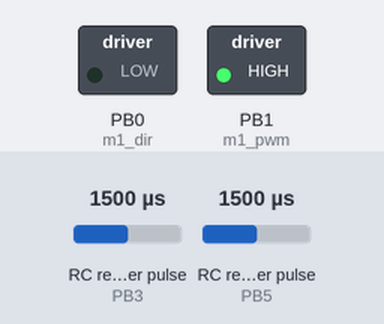
This sketch was run on a simulated ATtiny85, built with avr-gcc and run on an emulated ATtiny85. Shown: switched loads named in the sketch (green lamp = pin HIGH). Wiring (inferred from the names in the program): 2 × RC receiver channel: data PB3 / data PB5. Inputs (shaded band) come from the test bench; at power-on: RC receiver pulse (sensors on PB3, PB5) 1500 µs.

Above: at 0.1 s.
At 0.8 s:
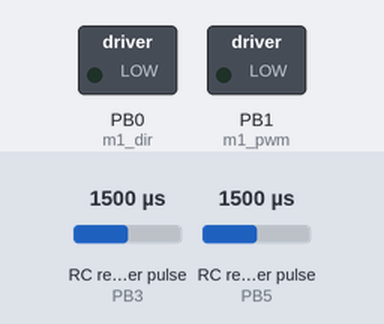
Timing chart, 0 to 2.3 s (numbered marks = the images above):
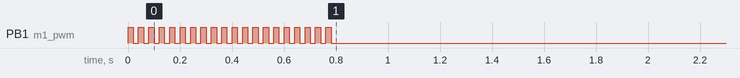

The sketch:

digispark_esc.ino
```cpp
// declare inputs
int rc1 = 3;
int rc2 = 5;
int m1_dir = 0;
int m1_pwm = 1;
int m2_dir = 2;
int m2_pwm = 4;

// some extra stuff

int rc1_val = 0;
int rc2_val = 0;
int rc1_raw = 0;
int rc2_raw = 0;

int deadband = 20;
int max_spd = 255;
int rc_min = 1000;
int rc_max = 2000;

void setup(){
  pinMode(INPUT, rc1);
  pinMode(INPUT, rc2);
  pinMode(OUTPUT, m1_dir);
  pinMode(OUTPUT, m1_pwm);
  pinMode(OUTPUT, m2_dir);
  pinMode(OUTPUT, m2_pwm);
  for (int z = 0; z < 20; z ++){
    digitalWrite(1, HIGH);
    delay(20);
    digitalWrite(1, LOW);
    delay(20);
  }
  digitalWrite(m1_dir, LOW);
  digitalWrite(m1_pwm, LOW);
  digitalWrite(m2_dir, LOW);
  digitalWrite(m2_pwm, LOW);
}

void loop(){
  read_pulses();
  //set_motors();
}

void read_pulses(){
  rc1_raw = pulseIn(rc1, HIGH, 20000);
  rc2_raw = pulseIn(rc2, HIGH, 20000);
  if (rc1_raw > 0){
    rc1_val = map(rc1_raw, rc_min, rc_max, -max_spd, max_spd);
    if (rc1_val > 255){ rc1_val = 255; }
    else if (rc1_val < -255){ rc1_val = -255; }
  }
  if (rc2_raw > 0){
    rc2_val = map(rc2_raw, rc_min, rc_max, -max_spd, max_spd);
    if (rc2_val > 255){ rc2_val = 255; }
    else if (rc2_val < -255){ rc2_val = -255; }
  }
}

void set_motors(){

  if (rc1_val > deadband){ m1_forward(rc1_val); }
  else if (rc1_val < -deadband){ m1_reverse(-rc1_val); }
  else { m1_stop(); }

  if (rc2_val > deadband){ m2_forward(rc2_val); }
  else if (rc2_val < -deadband){ m2_reverse(-rc2_val); }
  else { m2_stop(); }
}

void m1_forward(int x){
  digitalWrite(m1_dir, HIGH);
  analogWrite(m1_pwm, x);
}
void m1_reverse(int x){
  digitalWrite(m1_dir, LOW);
  analogWrite(m1_pwm, x);
}
void m1_stop(){
  digitalWrite(m1_pwm, LOW);
  digitalWrite(m1_dir, LOW);
}

void m2_forward(int x){
  digitalWrite(m2_dir, HIGH);
  analogWrite(m2_pwm, x);
}
void m2_reverse(int x){
  digitalWrite(m2_dir, LOW);
  analogWrite(m2_pwm, x);
}
void m2_stop(){
  digitalWrite(m2_pwm, LOW);
  digitalWrite(m2_dir, LOW);
}
```
